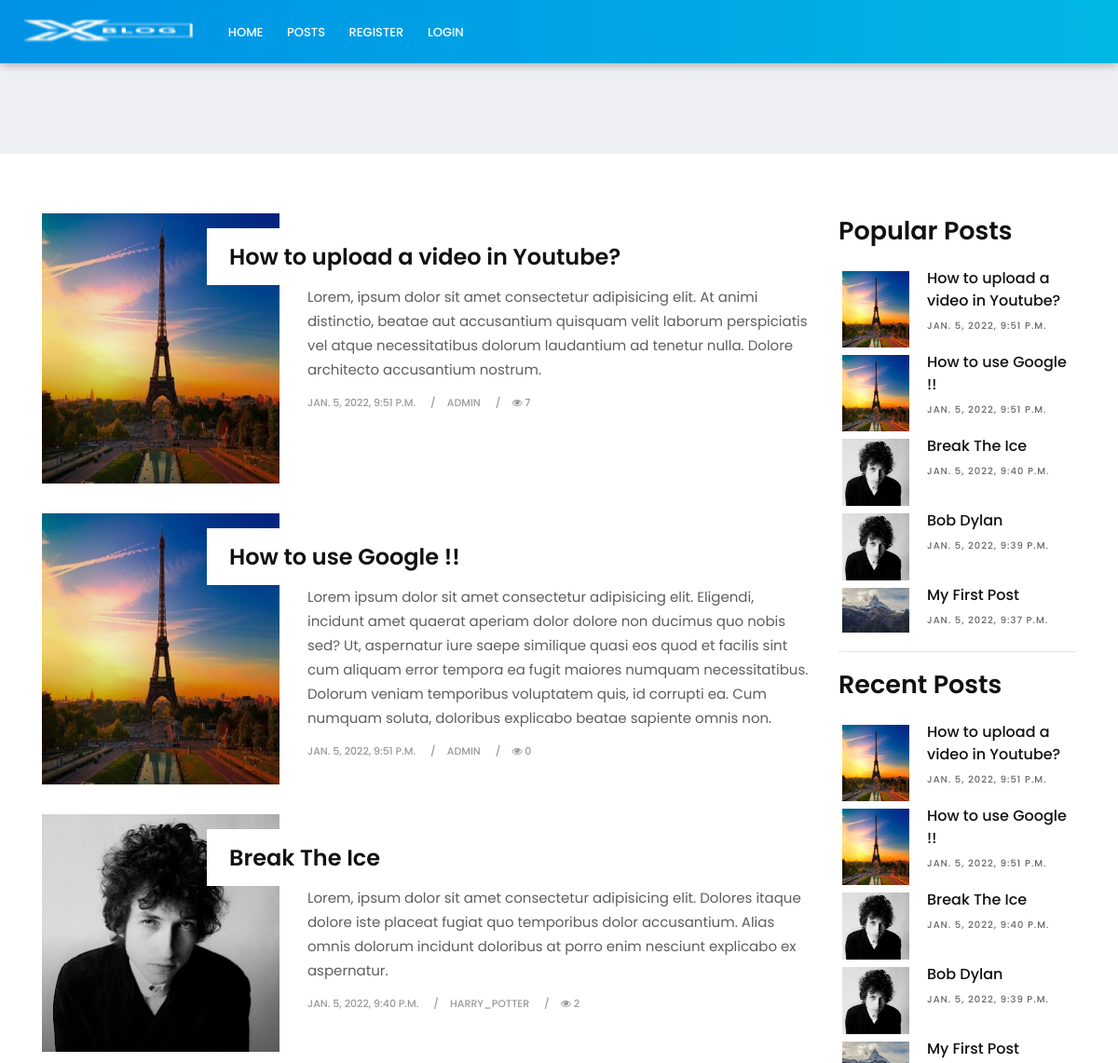
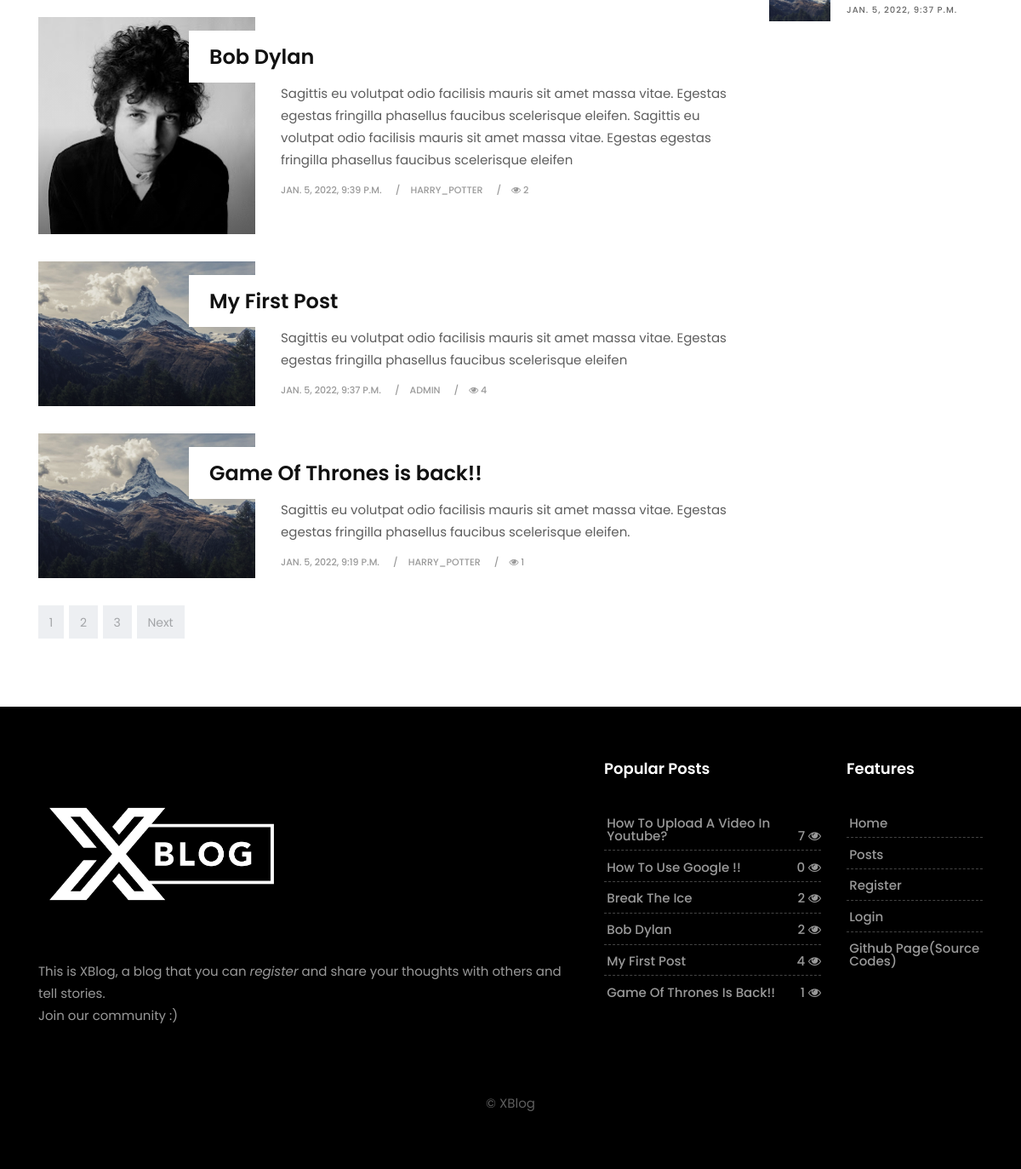
/posts/, run on the app's committed database (2 pictures, top to bottom).
### my_blog/models.py (models this page shows, shortened)
class Post(models.Model):
    author = models.ForeignKey(User, on_delete=models.CASCADE, related_name='posts')
    title = models.CharField(max_length=50)
    content = models.TextField(null=True) # content = Text Editor
    summary = models.TextField(null=True)
    views = models.PositiveIntegerField(default=0)
    is_promote = models.BooleanField(default=False)
    date = models.DateTimeField(auto_now=True)
    image_name = models.CharField(max_length=64, null=True)
    slug = models.SlugField(unique=True, db_index=True, null=True)

### my_blog/views.py (the view)
# urls.py: path("posts/", views.posts, name="posts"),
def posts(request):
    posts = Post.objects.all().order_by("-date")
    latest_posts = posts[:5]
    most_viewd_posts = posts.order_by("-views")[:5]
    all_most_viewd_posts = posts.order_by("-views")
    all_most_commented_posts = Post.objects.annotate(num_comment=Count('comments')).order_by('-num_comment')
    return render(request, 'my_blog/posts.html', context={
        "posts":posts,
        'latest_posts':latest_posts,
        'most_viewd_posts':most_viewd_posts,
        'all_most_viewd_posts':all_most_viewd_posts,
        'all_most_commented_posts':all_most_commented_posts,
    })

### my_blog/context_processors.py (called while the page is built)
def add_variable_to_base(request):
    posts = Post.objects.all().order_by("-views")[:5]
    return {
        'posts': posts
    }

### my_blog/templates/my_blog/posts.html (shortened to what this page needs)
{% extends 'my_blog/base.html' %}
{% load static %}
{% block content %}
  <div class="page-title lb single-wrapper">
  </div>
  <section class="section">
    <div class="container">
        <div class="row">
            <div class="col-lg-9 col-md-12 col-sm-12 col-xs-12">
                <div class="page-wrapper">
                    <div class="blog-list clearfix">
                      {% for post in posts %}
                        <div class="blog-box row">
                          <div class="col-md-4">
                              <div class="post-media">
                                  <a href="{% url 'post_detail' post.slug%}" title="">
                                      <img src="{% static 'my_blog/images/'|add:post.image_name %}" alt="" class="img-fluid">
                                      <div class="hovereffect"></div>
                                  </a>
                              </div>
                          </div>
                          <div class="blog-meta big-meta col-md-8">
                              <h4><a href="{% url 'post_detail' post.slug%}" title="">{{post.title}}</a></h4>
                              <p>{{post.summary}}</p>
                              <small>{{post.date}}</small>
                              <small>{{post.author}}</small>
                              <small><i class="fa fa-eye"></i> {{post.views}}</small>
                            </div>
                          </div>
                        {% endfor %}
                    </div>
                </div>
                <div class="row">
                    <div class="col-md-12">
                        <nav aria-label="Page navigation">
                            <ul class="pagination justify-content-start">
                                <li class="page-item"><a class="page-link" href="#">1</a></li>
                                <li class="page-item"><a class="page-link" href="#">2</a></li>
                                <li class="page-item"><a class="page-link" href="#">3</a></li>
                                <li class="page-item">
                                    <a class="page-link" href="#">Next</a>
                                </li>
                            </ul>
                        </nav>
                    </div>
                </div>
            </div>
            <div class="col-lg-3 col-md-12 col-sm-12 col-xs-12">
                  <div class="widget">
                    <h2 class="widget-title">Popular Posts</h2>
                    <div class="blog-list-widget">
                        <div class="list-group">
                            {% for post in latest_posts %}
                                <a href="{% url 'post_detail' post.slug%}" class="list-group-item list-group-item-action flex-column align-items-start">
                                    <div class="w-100 last-item justify-content-between">
                                        <img src="{% static 'my_blog/images/'|add:post.image_name %}" alt="" class="img-fluid float-left">
                                        <h5 class="mb-1">{{post.title}}</h5>
                                        <small>{{post.date}}</small>
                                    </div>
                                </a>
                            {% endfor %}
                        </div>
                    </div>
                </div>
                <hr>
                <div class="widget">
                  <h2 class="widget-title">Recent Posts</h2>
                  <div class="blog-list-widget">
                      <div class="list-group">
                          {% for post in latest_posts %}
                              <a href="{% url 'post_detail' post.slug%}" class="list-group-item list-group-item-action flex-column align-items-start">
                                  <div class="w-100 last-item justify-content-between">
                                      <img src="{% static 'my_blog/images/'|add:post.image_name %}" alt="" class="img-fluid float-left">
                                      <h5 class="mb-1">{{post.title}}</h5>
                                      <small>{{post.date}}</small>
                                  </div>
                              </a>
                          {% endfor %}
                      </div>
                  </div>
              </div>
            </div>
        </div>
    </div>
  </section>
{% endblock content %}

### my_blog/templates/my_blog/base.html (shortened to what this page needs)
{% load static %}
<!DOCTYPE html>
<html lang="en">
<head>
        <link href="{% static 'my_blog/css/bootstrap.css' %}" rel="stylesheet">
        <link href="{% static 'my_blog/css/font-awesome.min.css' %}" rel="stylesheet">
        <link href="{% static 'my_blog/style.css' %}" rel="stylesheet">
        <link href="{% static 'my_blog/css/responsive.css' %}" rel="stylesheet">
        <link href="{% static 'my_blog/css/colors.css' %}" rel="stylesheet">
        <link href="{% static 'my_blog/css/version/tech.css' %}" rel="stylesheet">
</head>
<body>
        <header class="tech-header header">
            <div class="container-fluid">
                <nav class="navbar navbar-toggleable-md navbar-inverse fixed-top bg-inverse">
                    <a class="navbar-brand" href="tech-index.html"><img src="{% static 'my_blog/images/version/X-Blog-nav.png' %}" alt="logo"></a>
                    <div class="collapse navbar-collapse" id="navbarCollapse">
                        <ul class="navbar-nav mr-auto">
                            <li class="nav-item">
                                <a class="nav-link" href="{% url 'index' %}">Home</a>
                            </li>
                            <li class="nav-item">
                                <a class="nav-link" href="{% url 'posts' %}">Posts</a>
                            </li>
                            <li class="nav-item">
                                <a class="nav-link" href="#">Register</a>
                            </li>
                            <li class="nav-item">
                                <a class="nav-link" href="#">Login</a>
                            </li>
                        </ul>
                    </div>
                </nav>
            </div>
        </header>
        {% block content %}{% endblock content %}
        <footer class="footer">
            <div class="container">
                <div class="row">
                    <div class="col-lg-7">
                        <div class="widget">
                            <div class="footer-text text-left">
                                <a href="index.html"><img src="{% static 'my_blog/images/version/X-Blog.png' %}" alt="logo" class="img-fluid"></a>
                                <p>
                                    This is XBlog, a blog that you can <a href="#"><em>register</em></a> and share your thoughts with others and tell stories. <br> Join our community :)
                                </p>
                            </div>
                        </div>
                    </div>
                    <div class="col-lg-3 col-md-12 col-sm-12 col-xs-12">
                        <div class="widget">
                            <h2 class="widget-title">Popular Posts</h2>
                            <div class="link-widget">
                                <ul>
                                    {% for post in posts %}
                                        <li><a href="{% url 'post_detail' post.slug%}">{{post.title}} <span>{{post.views}} <i class="fa fa-eye"></i></span></a></li>
                                    {% endfor %}
                                </ul>
                            </div>
                        </div>
                    </div>
                    <div class="col-lg-2 col-md-12 col-sm-12 col-xs-12">
                        <div class="widget">
                            <h2 class="widget-title">Features</h2>
                            <div class="link-widget">
                                <ul>
                                    <li><a href="{% url 'index' %}">Home</a></li>
                                    <li><a href="{% url 'posts' %}">Posts</a></li>
                                    <li><a href="#">Register</a></li>
                                    <li><a href="#">Login</a></li>
                                    <li><a href="#">Github Page(source codes) </a></li>
                                </ul>
                            </div>
                        </div>
                    </div>
                </div>
                <div class="row">
                    <div class="col-md-12 text-center">
                        <br>
                        <div class="copyright">&copy; XBlog</div>
                    </div>
                </div>
            </div>
        </footer>
</body>
</html>

### my_blog/static/my_blog/css/colors.css (style rules this page uses)
.footer .widget-title { border-color: #3197d6; }

### my_blog/static/my_blog/css/version/tech.css (style rules this page uses)
body { background-color: #ffffff; }
h1, h2, h3, h4, h5, body, .navbar-toggleable-md .navbar-nav .nav-link, .market-header, .btn, .dropdown-item, .form-control, p { font-family: 'Poppins', serif !important; }
h1, h2, h3, h4, h5 { font-weight: 600; }
.navbar-inverse .navbar-nav .nav-link, .navbar-nav .nav-link { color: #ffffff !important; font-size: 13px; font-weight: 500; line-height: 1; text-transform: uppercase; }
.blog-meta.big-meta h4 { font-size: 24px; }
.single-wrapper { margin-top: 3.5rem; }
.blog-meta small a, .blog-meta small { font-weight: 500; color: #999 !important; }
.footer { background-color: #000000; background-image: none; }
.footer .widget-title { color: #ffffff !important; }
.footer p { color: #999999 !important; }
.footer a { color: #999999 !important; }
.footer .link-widget li { border-color: #444; }
.tag-cloud-single span, .navbar-inverse { color: #ffffff !important; box-shadow: 0 0 10px rgba(0, 0, 0, 0.4); background: rgba(0, 0, 0, 0) linear-gradient(to right, #0091e5 0px, #00b7e5 100%) repeat scroll 0 0 !important }

### data on the page
Post: image_name (picture), title "How to upload a video in Youtube?", summary "Lorem, ipsum dolor sit amet consectetur adipisicing elit. At animi distinctio, beatae aut accusantium quisquam velit laborum perspiciatis vel atque necessitatibus dolorum laudantium ad tenetur nulla. Dolore architecto accusantium nostrum.", date "JAN. 5, 2022, 9:51 P.M.", author "ADMIN", views "7", title "How To Upload A Video In Youtube?"
Post: image_name (picture), title "How to use Google !!", summary "Lorem ipsum dolor sit amet consectetur adipisicing elit. Eligendi, incidunt amet quaerat aperiam dolor dolore non ducimus quo nobis sed? Ut, aspernatur iure saepe similique quasi eos quod et facilis sint cum aliquam error tempora ea fugit maiores numquam necessitatibus. Dolorum veniam temporibus voluptatem quis, id corrupti ea. Cum numquam soluta, doloribus explicabo beatae sapiente omnis non.", date "JAN. 5, 2022, 9:51 P.M.", author "ADMIN", views "0", title "How To Use Google !!"
Post: image_name (picture), title "Break The Ice", summary "Lorem, ipsum dolor sit amet consectetur adipisicing elit. Dolores itaque dolore iste placeat fugiat quo temporibus dolor accusantium. Alias omnis dolorum incidunt doloribus at porro enim nesciunt explicabo ex aspernatur.", date "JAN. 5, 2022, 9:40 P.M.", author "HARRY_POTTER", views "2"
Post: image_name (picture), title "Bob Dylan", summary "Sagittis eu volutpat odio facilisis mauris sit amet massa vitae. Egestas egestas fringilla phasellus faucibus scelerisque eleifen. Sagittis eu volutpat odio facilisis mauris sit amet massa vitae. Egestas egestas fringilla phasellus faucibus scelerisque eleifen", date "JAN. 5, 2022, 9:39 P.M.", author "HARRY_POTTER", views "2"
Post: image_name (picture), title "My First Post", summary "Sagittis eu volutpat odio facilisis mauris sit amet massa vitae. Egestas egestas fringilla phasellus faucibus scelerisque eleifen", date "JAN. 5, 2022, 9:37 P.M.", author "ADMIN", views "4"
Post: image_name (picture), title "Game Of Thrones is back!!", summary "Sagittis eu volutpat odio facilisis mauris sit amet massa vitae. Egestas egestas fringilla phasellus faucibus scelerisque eleifen.", date "JAN. 5, 2022, 9:19 P.M.", author "HARRY_POTTER", views "1", title "Game Of Thrones Is Back!!"
